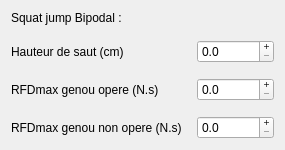
    <widget class="QWidget" name="layoutWidget_11">
     <property name="geometry">
      <rect>
       <x>50</x>
       <y>520</y>
       <width>317</width>
       <height>198</height>
      </rect>
     </property>
     <layout class="QGridLayout" name="gridLayout_sjB">
      <property name="sizeConstraint">
       <enum>QLayout::SizeConstraint::SetFixedSize</enum>
      </property>
      <property name="spacing">
       <number>15</number>
      </property>
      <item row="3" column="1">
       <widget class="QDoubleSpinBox" name="doubleSpinBox_g_rfdmaxNOSj">
        <property name="cursor">
         <cursorShape>ArrowCursor</cursorShape>
        </property>
        <property name="buttonSymbols">
         <enum>QAbstractSpinBox::ButtonSymbols::PlusMinus</enum>
        </property>
        <property name="accelerated">
         <bool>true</bool>
        </property>
        <property name="decimals">
         <number>1</number>
        </property>
        <property name="maximum">
         <double>100000.000000000000000</double>
        </property>
       </widget>
      </item>
      <item row="1" column="0">
       <widget class="QLabel" name="label_hauteur_saut_sj">
        <property name="text">
         <string>Hauteur de saut (cm)</string>
        </property>
       </widget>
      </item>
      <item row="0" column="0">
       <widget class="QLabel" name="label_test_sjB">
        <property name="text">
         <string>Squat jump Bipodal :</string>
        </property>
        <property name="textFormat">
         <enum>Qt::TextFormat::RichText</enum>
        </property>
       </widget>
      </item>
      <item row="2" column="0">
       <widget class="QLabel" name="label_fmax_sj">
        <property name="text">
         <string>RFDmax genou opere (N.s)</string>
        </property>
       </widget>
      </item>
      <item row="3" column="0">
       <widget class="QLabel" name="label_pmax_Sj">
        <property name="text">
         <string>RFDmax genou non opere (N.s)</string>
        </property>
       </widget>
      </item>
      <item row="2" column="1">
       <widget class="QDoubleSpinBox" name="doubleSpinBox_g_rfdmaxOSj">
        <property name="cursor">
         <cursorShape>ArrowCursor</cursorShape>
        </property>
        <property name="buttonSymbols">
         <enum>QAbstractSpinBox::ButtonSymbols::PlusMinus</enum>
        </property>
        <property name="accelerated">
         <bool>true</bool>
        </property>
        <property name="decimals">
         <number>1</number>
        </property>
        <property name="maximum">
         <double>100000.000000000000000</double>
        </property>
       </widget>
      </item>
      <item row="1" column="1">
       <widget class="QDoubleSpinBox" name="doubleSpinBox_g_hauteurSautSj">
        <property name="cursor">
         <cursorShape>ArrowCursor</cursorShape>
        </property>
        <property name="buttonSymbols">
         <enum>QAbstractSpinBox::ButtonSymbols::PlusMinus</enum>
        </property>
        <property name="accelerated">
         <bool>true</bool>
        </property>
        <property name="decimals">
         <number>1</number>
        </property>
        <property name="maximum">
         <double>100000.000000000000000</double>
        </property>
       </widget>
      </item>
     </layout>
    </widget>
